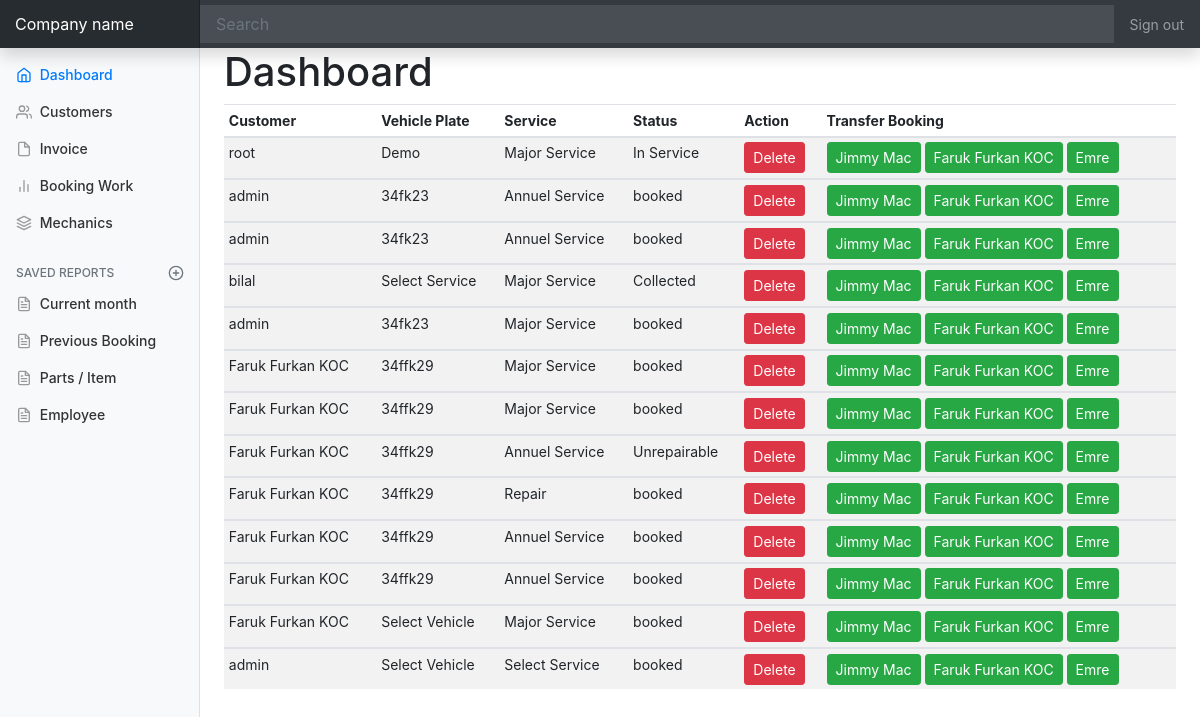
The page /client/dashboard-index.php on the database its author committed.
### tables this page shows
CREATE TABLE IF NOT EXISTS `booking` (
  `id` int(11) unsigned NOT NULL AUTO_INCREMENT,
  `user` varchar(100) NOT NULL,
  `phone` varchar(100) NOT NULL,
  `vehicletype` varchar(100) NOT NULL,
  `selectmake` varchar(100) NOT NULL,
  `selectmodel` varchar(100) NOT NULL,
  `licence` varchar(100) NOT NULL,
  `enginetype` varchar(100) NOT NULL,
  `service` varchar(100) NOT NULL,
  `date` varchar(100) NOT NULL,
  `vehicle` varchar(100) NOT NULL,
  `comment` varchar(500) NOT NULL,
  `status` enum('booked','In Service','Unrepairable','Fixed','Collected') NOT NULL,
  PRIMARY KEY (`id`)
);

CREATE TABLE IF NOT EXISTS `mechanics` (
  `id` int(11) NOT NULL AUTO_INCREMENT,
  `name` varchar(100) NOT NULL,
  PRIMARY KEY (`id`)
);

### client/dashboard-index.php (the view, shortened to what this page needs)
<?php
  include('dashboard-header.php');
?>
<main role="main" class="col-md-9 ml-sm-auto col-lg-10 px-4">
  <h1 class="h1">Dashboard</h1>
  <div class="table-responsive">
    <table class="table table-striped table-sm">
      <thead>
        <tr>
          <th>Customer</th>
          <th>Vehicle Plate</th>
          <th>Service</th>
          <th>Status</th>
          <th>Action</th>
          <th>Transfer Booking</th>
        </tr>
      </thead>
      <?php
$query_vehicle = "SELECT * FROM `booking` ";
$result_vehicles = mysqli_query($conn, $query_vehicle);
while($row = mysqli_fetch_array($result_vehicles)){
?>
      <tbody>
       <td><?php echo $row['user'] ?></td>
       <td><?php echo $row['vehicle'] ?></td>
       <td><?php echo $row['service'] ?></td>
       <td><?php echo $row['status'] ?></td>
       <td>
     <a href="dashboard-index.php?del_id=<?php echo $row['id'] ?>" class="btn btn-danger btn-sm">Delete</a>
       </td>
       <td>
       <?php
$query_vehicle = "SELECT * FROM `mechanics` ";
$result_vehicle = mysqli_query($conn, $query_vehicle);
while($rows = mysqli_fetch_array($result_vehicle)){
?>
       <a href="bookingwork.php?send_id=<?php echo $row['id'] ?>&name=<?php echo $rows['name'] ?>" class="btn btn-success btn-sm"><?php echo $rows['name'] ?></a>
<?php } ?>
       </td>
      </tbody>
<?php } ?>
    </table>
  </div>
</main>
<?php include ('dashboard-footer.php') ?>

### client/assets/css/dashboard.css (style rules this page uses)
body { font-size: .875rem; }
[role="main"] { padding-top: 133px; }
@media (min-width: 768px) { [role="main"] { padding-top: 48px; } }

### rows shown on the page
booking: user "root", vehicle "Demo", service "Major Service", status "In Service"
mechanics: name "Jimmy Mac"
mechanics: name "Faruk Furkan KOC"
mechanics: name "Emre"
booking: user "admin", vehicle "34fk23", service "Annuel Service", status "booked"
booking: user "admin", vehicle "34fk23", service "Annuel Service", status "booked"
booking: user "bilal", vehicle "Select Service", service "Major Service", status "Collected"
booking: user "admin", vehicle "34fk23", service "Major Service", status "booked"
booking: user "Faruk Furkan KOC", vehicle "34ffk29", service "Major Service", status "booked"
booking: user "Faruk Furkan KOC", vehicle "34ffk29", service "Major Service", status "booked"
booking: user "Faruk Furkan KOC", vehicle "34ffk29", service "Annuel Service", status "Unrepairable"
booking: user "Faruk Furkan KOC", vehicle "34ffk29", service "Repair", status "booked"
booking: user "Faruk Furkan KOC", vehicle "34ffk29", service "Annuel Service", status "booked"
booking: user "Faruk Furkan KOC", vehicle "34ffk29", service "Annuel Service", status "booked"
booking: user "Faruk Furkan KOC", vehicle "Select Vehicle", service "Major Service", status "booked"
booking: user "admin", vehicle "Select Vehicle", service "Select Service", status "booked"
